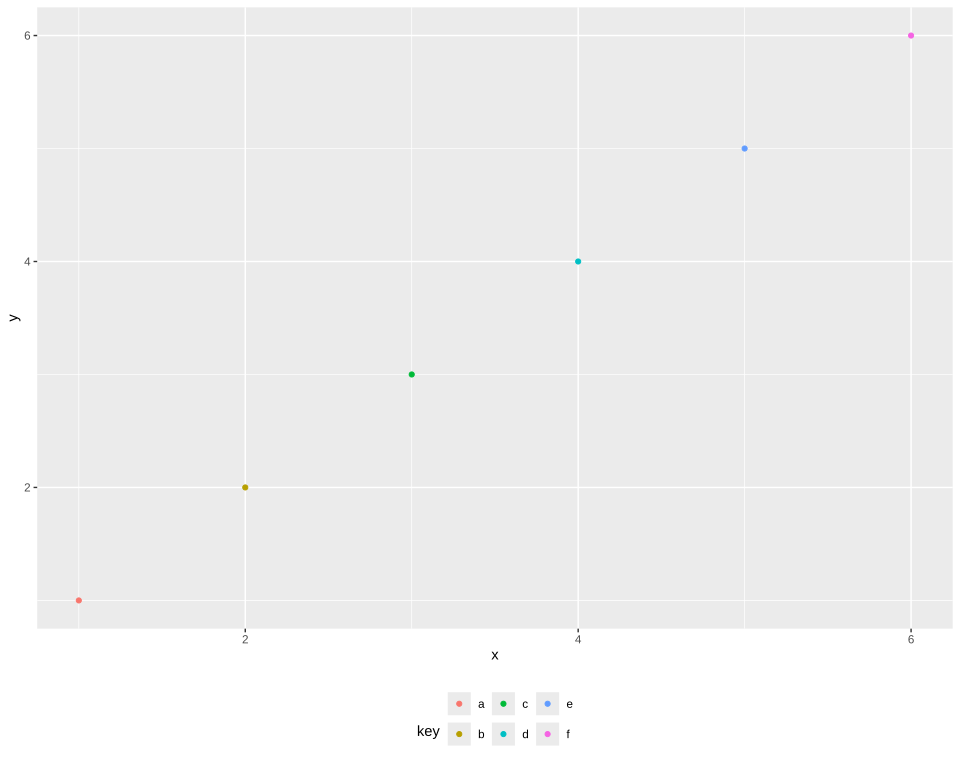

R code for this plot:
# The plot test/golden/legend_title_margins.svg draws, drawn by ggplot2 itself, as ggplot2's own visual
# tests draw their snapshots: the independent check on that golden whenever it changes. The suite
# never runs this; it needs R, ggplot2 and vdiffr, saved as the Docker image giggly-r:ggplot2-4.0.3.
# From the repository's root:
#
#   docker run --rm -v "$PWD/test/golden":/golden:ro giggly-r:ggplot2-4.0.3 \
#     Rscript /golden/legend_title_margins.R > legend_title_margins.ggplot2.svg
#
# and compare the two drawings element by element, as test/golden/point.R describes.
#
# Six points coloured by the letters a to f, their legend below the panel: six keys running across,
# one more than a row holds, take two rows filled a column at a time; the title left of them has a
# margin of its own, 30 points above it, 6 right of it and 12 below, which replaces the keys'
# spacing, so it and its margins are taller than the two rows, which take half the rest above them
# and half below, and its text is moved down by half the difference of its margins.
#
# First checked with ggplot2 4.0.3 and vdiffr 1.0.9: every element and clip path matches, and
# the one departure is test/golden/point.R's, the x axis drawn before the y.

library(ggplot2)

df <- data.frame(x = 1:6, y = 1:6, key = letters[1:6])
plot <- ggplot(df, aes(x, y, colour = key)) +
  geom_point() +
  theme_gray() +
  theme(
    legend.position = "bottom",
    legend.title = element_text(margin = margin(t = 30, r = 6, b = 12))
  )

file <- tempfile(fileext = ".svg")
vdiffr::write_svg(plot, file)
cat(readLines(file), sep = "\n")
